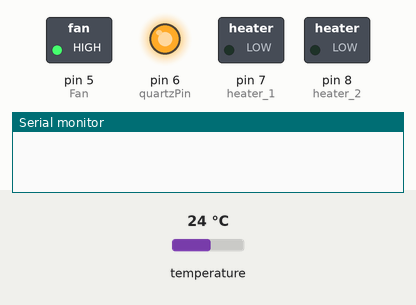
Recording of a sketch running on a simulated Arduino Uno, built with avr-gcc and run on an emulated ATmega328P. On the bench: switched loads named in the sketch (green lamp = pin HIGH), output pins drawn as LEDs (lit = HIGH), the last lines printed to the serial monitor. The test bench sets the inputs (shaded band); at power-on: temperature 24 °C.

Above: at 0.1 s.
At 5.1 s:
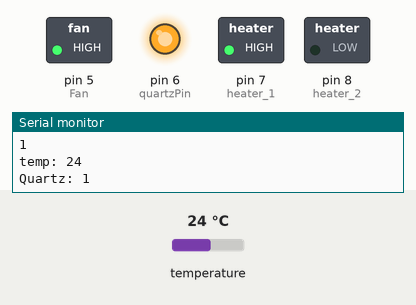
At 10.1 s:
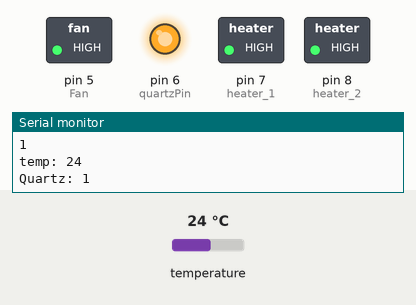
Timing chart, 0 to 11.6 s (numbered marks = the images above):
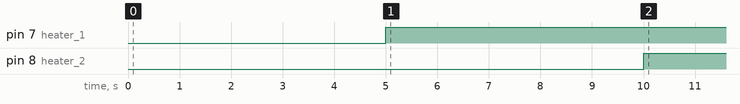

Measured:
- by itself, pin 7 (heater_1): LOW → HIGH at 5.0 s
- by itself, pin 8 (heater_2): LOW → HIGH at 10.0 s

The sketch:

AutoHeaterControl.ino
```cpp
#include <Timer.h>
#include <microDS18B20.h>
MicroDS18B20<2> sensor;
Timer timer;
#define Fan 5  // Вентилятор
#define quartzPin 6  // Кварцевая лампа
#define heater_1 7  // Нагреватель №1
#define heater_2 8  // Нагреватель №2
int Temp;
int flag = 1;
unsigned long cur_ms = 0;
unsigned long timer1 = 0;
unsigned long timer2 = 0;
bool relayOn = false;     // Состояние реле
bool startTimer = false;  // Флаг запуска таймера
bool quartzOn = true;
bool stateHeater1 = false;
bool stateHeater2 = false;

void setup() {
  pinMode(Fan, OUTPUT);
  pinMode(quartzPin, OUTPUT);
  pinMode(heater_1, OUTPUT);
  pinMode(heater_2, OUTPUT);
  digitalWrite(Fan, HIGH);
  digitalWrite(quartzPin, HIGH);
  digitalWrite(heater_1, LOW);
  digitalWrite(heater_2, LOW);
  Serial.begin(9600);
  timer.every(1800000, quartz);
  timer.every(1000, debug);
}
void debug(){
  Serial.println(stateHeater1);
  Serial.print("temp: ");
  Serial.println(Temp);
  Serial.print("Quartz: ");
  Serial.println(quartzOn);
}
void quartz (){
  if (quartzOn == false){
    quartzOn = true;
    // Serial.print("Quartz:true ");
    // Serial.println(quartzOn);
    digitalWrite(quartzPin, HIGH);
  } else if (quartzOn == true){
    quartzOn = false;
    // Serial.print("Quartz: ");
    // Serial.println(quartzOn);
    digitalWrite(quartzPin, LOW);
  }
}
void loop() {
  timer.update();
  Temp = sensor.getTempInt();

  if (millis() - timer1 >= 5000 && Temp <= 50 && stateHeater1 == false){ // Устанавливаем время через которое запустится первый нагреватель и температуру
    stateHeater1 = true;
    timer1 = millis();
    digitalWrite(heater_1, HIGH);
    Serial.println("Heater 1 turn on");
  } else if (millis() - timer2 >= 10000 && Temp <=35 && stateHeater2 == false) {
    stateHeater2 = true;
    timer2 = millis();
    digitalWrite(heater_2, HIGH);
    Serial.println("Heater 2 turn on");
  } else if (Temp >= 45 && stateHeater2 == true){
    stateHeater2 = false;
    digitalWrite(heater_2, LOW);
    Serial.println("Heater 2 turn off");
  } else if (Temp >= 55){
    stateHeater1 = false;
    stateHeater2 = false;
    digitalWrite(heater_1, LOW);
    digitalWrite(heater_2, LOW);
    Serial.println("Attention overheating");
    Serial.println("Heater 1 and 2 turn off");
  }
}
```
